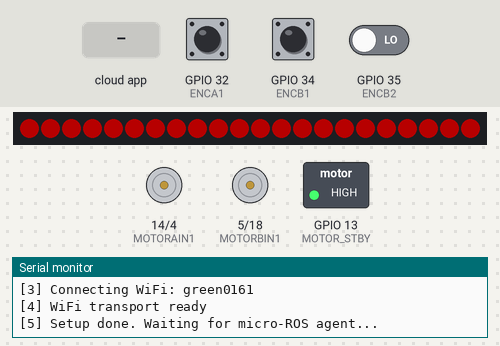
This program was run on a simulated ESP32. On the bench: 22 RGB LEDs in strip order, left to right, motor-driver pin pairs drawn as motors (green arrow = first pin HIGH = forward, orange = second pin HIGH = backward, longer = more drive, scaled by the enable pin, stopped while the standby pin is LOW), switched loads named in the program (green lamp = pin HIGH), the last lines printed to the serial monitor. The inputs (shaded band) are chosen by the test bench; at power-on: GPIO 34 (ENCB1) HIGH, GPIO 32 (ENCA1) HIGH, GPIO 35 (ENCB2) LOW. Dim RGB values are drawn brighter than linear; the ROS host is connected and sends only what is stated.

Above: at 1.4 s.
1.5 s: the phone or cloud app sets linear.x to -100
At 2.9 s:
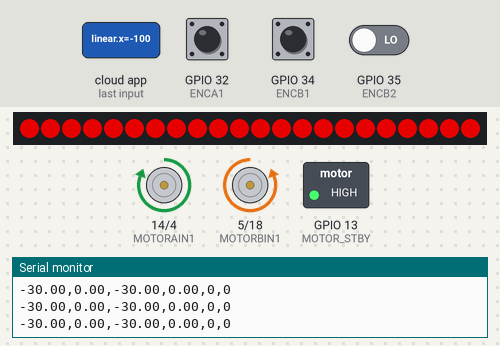
3.5 s: the phone or cloud app sets linear.x to 0
At 4.7 s:
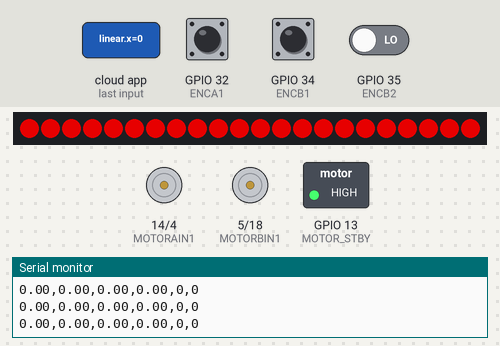
5.0 s: the phone or cloud app sets angular.z to -100
At 5.8 s:
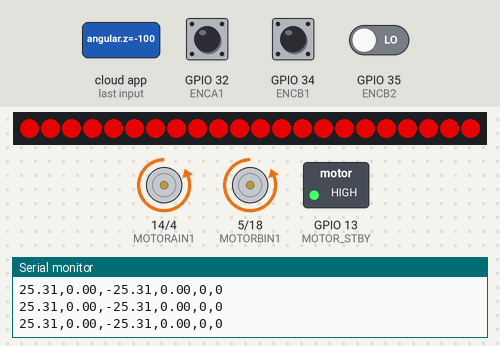
6.5 s: the phone or cloud app sets angular.z to 100
At 6.8 s:
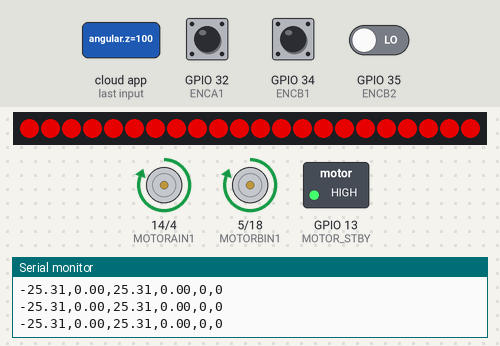
8.0 s: the phone or cloud app sets linear.x to 100
At 9.1 s:
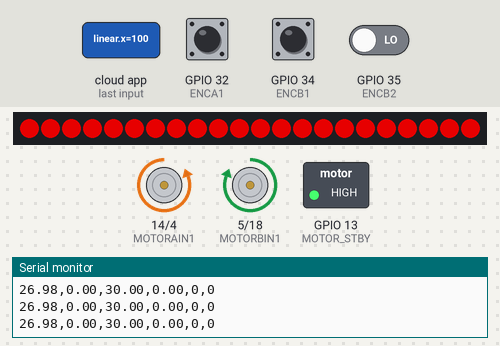
9.5 s: GPIO 34 (ENCB1) pulsed LOW 2 times (0.12 s each, 0.3 s apart)
Timing chart, 0 to 14.1 s (numbered marks = the images above; inputs shaded):
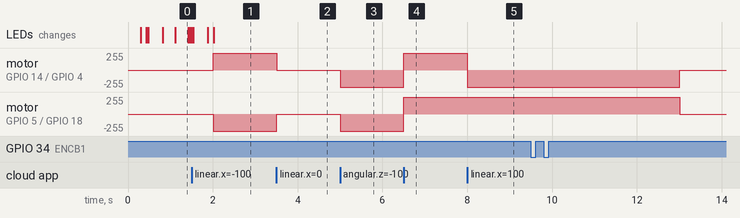

Measured:
- after the input at 1.5 s, motor on GPIO 14 (MOTORAIN1) / GPIO 4 (MOTORAIN2): stopped → forward 255/255 after 0.51 s; motor on GPIO 5 (MOTORBIN1) / GPIO 18 (MOTORBIN2): stopped → backward 255/255 after 0.51 s
- after the input at 3.5 s, motor on GPIO 14 (MOTORAIN1) / GPIO 4 (MOTORAIN2): forward 255/255 → stopped at once; motor on GPIO 5 (MOTORBIN1) / GPIO 18 (MOTORBIN2): backward 255/255 → stopped at once
- after the input at 5.0 s, motor on GPIO 14 (MOTORAIN1) / GPIO 4 (MOTORAIN2), motor on GPIO 5 (MOTORBIN1) / GPIO 18 (MOTORBIN2): stopped → backward 255/255 at once
- after the input at 6.5 s, motor on GPIO 14 (MOTORAIN1) / GPIO 4 (MOTORAIN2), motor on GPIO 5 (MOTORBIN1) / GPIO 18 (MOTORBIN2): backward 255/255 → forward 255/255 at once
- after the input at 8.0 s, motor on GPIO 14 (MOTORAIN1) / GPIO 4 (MOTORAIN2): forward 255/255 → backward 255/255 at once

The program:

main.cpp
```cpp
#include <Arduino.h>
#include <WiFi.h>
#include <micro_ros_platformio.h>
#include <FastLED.h>
#include "config.h"
#include <rcl/rcl.h>
#include <rclc/rclc.h>
#include <rclc/executor.h>
#include <geometry_msgs/msg/twist.h>
#include <std_msgs/msg/float32_multi_array.h>

#define ENCB1 34
#define ENCB2 35
#define ENCA1 32
#define ENCA2 33
#define MOTORBIN1 5
#define MOTORBIN2 18
#define MOTORAIN1 14
#define MOTORAIN2 4
#define MOTORBPWM 19
#define MOTORAPWM 23
#define MOTOR_STBY 13

// LED config
#define LED_PIN        16
#define NUM_LEDS       22
#define LED_TYPE       WS2812B
#define COLOR_ORDER    GRB
#define LED_BRIGHTNESS 180   // 0-255, caps peak current draw (~65 mA at 180 for 22 LEDs)

// Mechanical config — values come from include/config.h
int isMotorAReversed        = MOTOR_A_DIR;
int isMotorBReversed        = MOTOR_B_DIR;
int isMotorAEncoderReversed = ENC_A_DIR;
int isMotorBEncoderReversed = ENC_B_DIR;
float PPR           = CFG_PPR;
float GearRatio     = CFG_GEAR_RATIO;
float MaxRPM        = CFG_MAX_RPM;
float WheelBase     = CFG_WHEEL_BASE;
float WheelDiameter = CFG_WHEEL_DIAMETER;

// Motor Control variables
unsigned long prevTime = 0;
int prevPosA = 0;
int prevPosB = 0;
volatile int posA = 0;
volatile int posB = 0;

float vaFilt = 0;
float vaPrev = 0;
float vbFilt = 0;
float vbPrev = 0;

//Robot Control Variables
float targetRPMA = 0;
float targetRPMB = 0;

// PID values — from config.h
float pa = CFG_PA;
float ia = CFG_IA;
float da = CFG_DA;
float pb = CFG_PB;
float ib = CFG_IB;
float db = CFG_DB;

float eintegralA = 0;
float eintegralB = 0;
float eprevA = 0;
float eprevB = 0;

// Microros variables
rcl_allocator_t allocator;
rclc_support_t support;
rcl_node_t node;
rclc_executor_t executor;
rcl_subscription_t subscriber;
geometry_msgs__msg__Twist msg;

// Real wheel-velocity feedback (RPM, output-shaft speed after gear ratio)
rcl_publisher_t wheel_vel_publisher;
std_msgs__msg__Float32MultiArray wheel_vel_msg;
static float wheel_vel_data[2];   // [0] = wheel A (left), [1] = wheel B (right)

// State machine for micro-ROS connection
enum AgentState { WAITING_FOR_AGENT, AGENT_CONNECTED };
AgentState agentState = WAITING_FOR_AGENT;

unsigned long lastPingTime = 0;
bool agentConnected = false;            // confirmed only after first successful ping
uint8_t consecutivePingFailures = 0;   // hysteresis: disconnect only after 3 consecutive failures

// LED state
CRGB leds[NUM_LEDS];
CRGB robotColor = CRGB(LED_R, LED_G, LED_B);  // identity color from config.h
unsigned long lastLedUpdate = 0;
const unsigned long LED_UPDATE_US = 20000;      // 50 Hz refresh

// Timeout
unsigned long lastCmdTime = 0;
bool cmdActive = false;
const unsigned long CMD_TIMEOUT_US = 5000000;

// ── PID 离线调参模式 ──────────────────────────────────────────────
// 定义此宏后：跳过 WiFi / micro-ROS，直接跑 PID + 正弦目标转速
// 调参完毕后注释掉即可恢复正常联网模式
//#define PID_TEST

// Set this robot's unique identity color (call once in setup or from serial).
// e.g. robot1=red(255,0,0)  robot2=green(0,255,0)  robot3=blue(0,0,255)
void setRobotColor(uint8_t r, uint8_t g, uint8_t b) {
    robotColor = CRGB(r, g, b);
}

// Call every loop iteration; handles both breathing and solid modes.
// Breathing: slow sine-wave on brightness when agent is disconnected.
// Solid:     full identity color when agent is connected.
void updateLEDs(bool connected) {
    if (connected) {
        fill_solid(leds, NUM_LEDS, robotColor);
    } else {
        // 2-second breathing cycle, minimum 5% brightness so color is always visible
        float t = micros() / 1000000.0f;
        float brightness = (sinf(2.0f * PI * t / 2.0f) + 1.0f) / 2.0f; // 0..1
        brightness = 0.05f + brightness * 0.95f;
        CRGB dimmed(
            (uint8_t)(robotColor.r * brightness),
            (uint8_t)(robotColor.g * brightness),
            (uint8_t)(robotColor.b * brightness)
        );
        fill_solid(leds, NUM_LEDS, dimmed);
    }
    FastLED.show();
}

void setMotor(int dir, int pwmval, int pwm, int in1, int in2) {
    if (dir == 1) {
        digitalWrite(in1, HIGH);
        digitalWrite(in2, LOW);
    } else if (dir == -1) {
        digitalWrite(in1, LOW);
        digitalWrite(in2, HIGH);
    } else {
        digitalWrite(in1, LOW);
        digitalWrite(in2, LOW);
    }
    analogWrite(pwm, pwmval);
}

void readEncoderA() {
    int a = digitalRead(ENCA2);
    if (a == HIGH) {
        posA += 1 * isMotorAEncoderReversed;
    } else {
        posA -= 1 * isMotorAEncoderReversed;
    }
}

void readEncoderB() {
    int b = digitalRead(ENCB2);
    if (b == HIGH) {
        posB += 1 * isMotorBEncoderReversed;
    } else {
        posB -= 1 * isMotorBEncoderReversed;
    }
}

void drive(float v, float omega) {
    float vL = v - omega * WheelBase / 2;
    float vR = v + omega * WheelBase / 2;

    float maxWheel = max(fabs(vL), fabs(vR));
    float maxWheelSpeed = MaxRPM / 60.0 * PI * WheelDiameter;

    if (maxWheel > maxWheelSpeed) {
        float scale = maxWheelSpeed / maxWheel;
        vL *= scale;
        vR *= scale;
    }

    float rpmL = vL / (PI * WheelDiameter) * 60.0;
    float rpmR = vR / (PI * WheelDiameter) * 60.0;

    targetRPMA = rpmL;
    targetRPMB = rpmR;
}

// Clears accumulated integral error. Called whenever the setpoint changes
// (new command, or a forced stop) so a stale windup from an unreachable
// target can't keep driving the motors after the setpoint has moved on.
void resetIntegrators() {
    eintegralA = 0;
    eintegralB = 0;
}

void callback_robot_control(const void* msgin) {
    const geometry_msgs__msg__Twist* twist =
        (const geometry_msgs__msg__Twist*) msgin;
    drive(twist->linear.x, twist->angular.z);
    resetIntegrators();
    lastCmdTime = micros();
    cmdActive = true;
}


// Initialize micro-ROS entities (called once agent is found)
bool initMicroROS() {
    allocator = rcl_get_default_allocator();
    if (RCL_RET_OK != rclc_support_init(&support, 0, NULL, &allocator)) return false;
    if (RCL_RET_OK != rclc_node_init_default(&node, ROBOT_NAME, "", &support)) return false;
    if (RCL_RET_OK != rclc_subscription_init_default(&subscriber, &node,
        ROSIDL_GET_MSG_TYPE_SUPPORT(geometry_msgs, msg, Twist),
        "/" ROBOT_NAME "/cmd_vel")) return false;
    if (RCL_RET_OK != rclc_publisher_init_default(&wheel_vel_publisher, &node,
        ROSIDL_GET_MSG_TYPE_SUPPORT(std_msgs, msg, Float32MultiArray),
        "/" ROBOT_NAME "/wheel_vel")) return false;
    wheel_vel_msg.data.data     = wheel_vel_data;
    wheel_vel_msg.data.size     = 2;
    wheel_vel_msg.data.capacity = 2;
    if (RCL_RET_OK != rclc_executor_init(&executor, &support.context, 1, &allocator)) return false;
    if (RCL_RET_OK != rclc_executor_add_subscription(&executor, &subscriber, &msg,
        &callback_robot_control, ON_NEW_DATA)) return false;
    return true;
}

// Destroy micro-ROS entities (called when agent disconnects)
void destroyMicroROS() {
    rcl_subscription_fini(&subscriber, &node);
    rcl_publisher_fini(&wheel_vel_publisher, &node);
    rcl_node_fini(&node);
    rclc_support_fini(&support);
    rclc_executor_fini(&executor);
}

void setup() {
    // ── 1. Serial（最先，方便调试）────────────────────────────────
    Serial.begin(115200);
    delay(200);  // 等串口稳定
    Serial.println("[1] Boot start");

    // ── 2. LED（在 WiFi 之前，给视觉反馈）────────────────────────
    FastLED.addLeds<LED_TYPE, LED_PIN, COLOR_ORDER>(leds, NUM_LEDS)
           .setCorrection(TypicalLEDStrip);
    FastLED.setBrightness(LED_BRIGHTNESS);
    fill_solid(leds, NUM_LEDS, CRGB::White);  // 白色自检
    FastLED.show();
    Serial.println("[2] FastLED OK");

    // ── 3. 电机 STBY 低（安全启动）───────────────────────────────
    pinMode(MOTOR_STBY, OUTPUT);
    digitalWrite(MOTOR_STBY, LOW);

    // ── 4. 编码器引脚 & 中断────────────────────────────────────
    pinMode(ENCB1, INPUT);
    pinMode(ENCB2, INPUT);
    pinMode(ENCA1, INPUT);
    pinMode(ENCA2, INPUT);
    attachInterrupt(digitalPinToInterrupt(ENCB1), readEncoderB, RISING);
    attachInterrupt(digitalPinToInterrupt(ENCA1), readEncoderA, RISING);

    // ── 5. 电机引脚────────────────────────────────────────────
    pinMode(MOTORBIN1, OUTPUT); pinMode(MOTORBIN2, OUTPUT); pinMode(MOTORBPWM, OUTPUT);
    pinMode(MOTORAIN1, OUTPUT); pinMode(MOTORAIN2, OUTPUT); pinMode(MOTORAPWM, OUTPUT);
    digitalWrite(MOTORBIN1, LOW); digitalWrite(MOTORBIN2, LOW); digitalWrite(MOTORBPWM, LOW);
    digitalWrite(MOTORAIN1, LOW); digitalWrite(MOTORAIN2, LOW); digitalWrite(MOTORAPWM, LOW);

    // ── 6. WiFi + micro-ROS transport（可能耗时，前面已有反馈）──
#ifndef PID_TEST
    Serial.print("[3] Connecting WiFi: ");
    Serial.println(WIFI_SSID);
    fill_solid(leds, NUM_LEDS, CRGB::Yellow);  // 黄色 = 正在连接 WiFi
    FastLED.show();

    IPAddress agent_ip;
    agent_ip.fromString(AGENT_IP);
    set_microros_wifi_transports(WIFI_SSID, WIFI_PASS, agent_ip, AGENT_PORT);

    Serial.println("[4] WiFi transport ready");

    // ── 7. 电机 STBY 拉高（WiFi 连上才开启）──────────────────────
    digitalWrite(MOTOR_STBY, HIGH);

    // 熄灭自检白灯，进入呼吸等待模式
    fill_solid(leds, NUM_LEDS, CRGB::Black);
    FastLED.show();

    Serial.println("[5] Setup done. Waiting for micro-ROS agent...");
#else
    // PID_TEST 模式：跳过 WiFi，直接使能电机
    digitalWrite(MOTOR_STBY, HIGH);
    fill_solid(leds, NUM_LEDS, CRGB::Blue);  // 蓝色 = PID 测试模式
    FastLED.show();
    Serial.println("[3] PID_TEST mode — WiFi skipped, motors enabled");
#endif
}

void loop() {
    unsigned long currentTime = micros();

    // ── PID 测试模式：设置正弦目标，跳过状态机 ────────────────────
#ifdef PID_TEST
    {
        // ±30 RPM 正弦波，周期 2π 秒（约 6.28 s）
        float targetRPM = 20.0f * sinf(currentTime / 1000000.0f);
        targetRPMA = targetRPM;
        targetRPMB = targetRPM;
    }
#else
    // ── State machine: WAITING_FOR_AGENT ↔ AGENT_CONNECTED ──────
    if (agentState == WAITING_FOR_AGENT) {
        // LED breathing first — before the blocking ping call
        if (currentTime - lastLedUpdate >= LED_UPDATE_US) {
            updateLEDs(false);
            lastLedUpdate = currentTime;
        }

        // Try to find the agent every 2 s (ping timeout 50 ms to minimise blocking)
        if (currentTime - lastPingTime > 2000000) {
            Serial.println("Pinging agent...");
            if (RMW_RET_OK == rmw_uros_ping_agent(50, 1)) {
                if (initMicroROS()) {
                    agentState     = AGENT_CONNECTED;
                    agentConnected = true;
                    Serial.println("Agent connected — micro-ROS ready");
                }
            }
            lastPingTime = currentTime;
        }

        drive(0, 0);
        resetIntegrators();
        return;
    }

    // agentState == AGENT_CONNECTED
    // Ping every 500 ms; tear down only after 3 consecutive failures (tolerates WiFi jitter).
    // rmw_uros_ping_agent(200, 3): 200 ms timeout per attempt × 3 attempts = up to 600 ms/cycle.
    if (currentTime - lastPingTime > 500000) {
        bool pingOk = (RMW_RET_OK == rmw_uros_ping_agent(200, 3));
        if (pingOk) {
            consecutivePingFailures = 0;
            agentConnected = true;
        } else {
            consecutivePingFailures++;
            Serial.print("Ping failed (");
            Serial.print(consecutivePingFailures);
            Serial.println("/3)");
            if (consecutivePingFailures >= 3) {
                Serial.println("Agent lost — resetting micro-ROS");
                agentConnected = false;
                consecutivePingFailures = 0;
                destroyMicroROS();
                agentState = WAITING_FOR_AGENT;
                drive(0, 0);
                resetIntegrators();
                lastPingTime = currentTime;
                return;
            }
        }
        lastPingTime = currentTime;
    }

    // LED: solid when connected (50Hz update)
    if (currentTime - lastLedUpdate >= LED_UPDATE_US) {
        updateLEDs(true);
        lastLedUpdate = currentTime;
    }

    rclc_executor_spin_some(&executor, RCL_MS_TO_NS(10));

    if (cmdActive && (micros() - lastCmdTime > CMD_TIMEOUT_US)) {
        drive(0, 0);
        resetIntegrators();
        cmdActive = false;
    }
#endif  // !PID_TEST

    if (currentTime - prevTime < 10000) return;

    // Read encoder values and calculate velocities
    int snapA, snapB;
    noInterrupts();
    snapA = posA;
    snapB = posB;
    interrupts();

    float deltaTime = (currentTime - prevTime) / 1000000.0; // Convert to seconds
    float velocityA = (snapA - prevPosA) / deltaTime / PPR * GearRatio * 60.0; // Speed in revolutions per second
    float velocityB = (snapB - prevPosB) / deltaTime / PPR * GearRatio * 60.0;

    prevPosA = snapA;
    prevPosB = snapB;
    prevTime = currentTime;

    // Low-pass filter, 25Hz cutoff
    vaFilt = 0.854*vaFilt + 0.0728*velocityA + 0.0728*vaPrev;
    vaPrev = velocityA;
    vbFilt = 0.854*vbFilt + 0.0728*velocityB + 0.0728*vbPrev;
    vbPrev = velocityB;

    // PID
    float integralLimit = 255.0 / ia;
    float ea = targetRPMA - vaFilt;
    eintegralA = eintegralA + ea * deltaTime;
    eintegralA = constrain(eintegralA, -integralLimit, integralLimit);
    float ederivativeA = (ea - eprevA) / deltaTime;
    eprevA = ea;
    float eb = targetRPMB - vbFilt;
    eintegralB = eintegralB + eb * deltaTime;
    eintegralB = constrain(eintegralB, -integralLimit, integralLimit);
    float ederivativeB = (eb - eprevB) / deltaTime;
    eprevB = eb;

    float ua = pa * ea + ia * eintegralA + da * ederivativeA;
    float ub = pb * eb + ib * eintegralB + db * ederivativeB;

    int dirA = 1;
    if (ua < 0) {
        dirA = -1;
    }
    int pwrA = (int) fabs(ua);
    if (pwrA > 255) {
        pwrA = 255;
    }
    int dirB = 1;
    if (ub < 0) {
        dirB = -1;
    }
    int pwrB = (int) fabs(ub);
    if (pwrB > 255) {
        pwrB = 255;
    }
    setMotor(dirA * isMotorAReversed, pwrA, MOTORAPWM, MOTORAIN1, MOTORAIN2);
    setMotor(dirB * isMotorBReversed, pwrB, MOTORBPWM, MOTORBIN1, MOTORBIN2);

#ifndef PID_TEST
    if (agentState == AGENT_CONNECTED) {
        wheel_vel_data[0] = vaFilt;
        wheel_vel_data[1] = vbFilt;
        rcl_publish(&wheel_vel_publisher, &wheel_vel_msg, NULL);
    }
#endif

    Serial.print(targetRPMA);
    Serial.print(",");
    Serial.print(vaFilt);
    Serial.print(",");
    Serial.print(targetRPMB);
    Serial.print(",");
    Serial.print(vbFilt);
    Serial.print(",");
    Serial.print(snapA);   // raw encoder A count — should change when motor A spins
    Serial.print(",");
    Serial.print(snapB);   // raw encoder B count — should change when motor B spins
    Serial.println();
}
```

config.h
```cpp
#pragma once
// =============================================================
//  Per-robot configuration — selected at compile time via
//  -D ROBOT_ID=N in platformio.ini.
//
//  To add a new robot: copy an existing block, bump the ID,
//  and adjust the values. Nothing else needs to change.
// =============================================================

// IDE fallback: IntelliSense doesn't receive -D from build flags.
// This default is only active in the editor, never during real compilation.
#ifndef ROBOT_ID
#  define ROBOT_ID 1
#endif

// ── Robot 1 ──────────────────────────────────────────────────
#if ROBOT_ID == 1

#define ROBOT_NAME          "robot1"
#define WIFI_SSID           "green0161"
#define WIFI_PASS           "kantaroslab0161**"
#define AGENT_IP            "192.168.0.128"
#define AGENT_PORT          8888

// LED identity color (R, G, B)
#define LED_R  255
#define LED_G    0
#define LED_B    0   // red

// Motor & encoder polarity  (1 = normal, -1 = reversed)
// MOTOR_X_DIR : flips the PWM drive direction sent to H-bridge
// ENC_X_DIR   : flips how encoder pulses are counted
// Rule: when PID outputs positive → motor must spin → snapX must INCREASE
//       if snapX decreases instead → flip MOTOR_X_DIR (or ENC_X_DIR, not both)
#define MOTOR_A_DIR         -1   // was 1 → positive feedback runaway, flipped
#define MOTOR_B_DIR          1
#define ENC_A_DIR            1
#define ENC_B_DIR           -1

// Mechanical parameters
#define CFG_PPR              7.0f
#define CFG_GEAR_RATIO       (1.0f / 380.0f)
#define CFG_MAX_RPM          30.0f
#define CFG_WHEEL_BASE       0.106f   // metres, centre-to-centre
#define CFG_WHEEL_DIAMETER   0.040f   // metres

// PID gains  (A = left motor, B = right motor)
// Tuning guide:
//   P ≈ PWM_max / MaxRPM = 255/33 ≈ 7.7  →  start around 6
//   I: add slowly; at I=2 full integral = 2*(255/2)=255 at saturation
//   D: add last to reduce overshoot
#define CFG_PA   35.0f
#define CFG_IA   15.0f
#define CFG_DA   0.0f
#define CFG_PB   35.0f
#define CFG_IB   15.0f
#define CFG_DB   0.0f

// ── Robot 2 ──────────────────────────────────────────────────
#elif ROBOT_ID == 2

#define ROBOT_NAME          "robot2"
#define WIFI_SSID           "green0161"
#define WIFI_PASS           "kantaroslab0161**"
#define AGENT_IP            "192.168.0.128"
#define AGENT_PORT          8888

#define LED_R  255
#define LED_G   69
#define LED_B    0   // orange

#define MOTOR_A_DIR         -1
#define MOTOR_B_DIR          1
#define ENC_A_DIR            1
#define ENC_B_DIR           -1

#define CFG_PPR              7.0f
#define CFG_GEAR_RATIO       (1.0f / 380.0f)
#define CFG_MAX_RPM          33.0f
#define CFG_WHEEL_BASE       0.106f
#define CFG_WHEEL_DIAMETER   0.040f

#define CFG_PA   35.0f
#define CFG_IA   15.0f
#define CFG_DA   0.0f
#define CFG_PB   35.0f
#define CFG_IB   15.0f
#define CFG_DB   0.0f

// ── Robot 3 ──────────────────────────────────────────────────
#elif ROBOT_ID == 3

#define ROBOT_NAME          "robot3"
#define WIFI_SSID           "green0161"
#define WIFI_PASS           "kantaroslab0161**"
#define AGENT_IP            "192.168.0.128"
#define AGENT_PORT          8888

#define LED_R  255
#define LED_G  255
#define LED_B    0   // yellow

#define MOTOR_A_DIR         -1
#define MOTOR_B_DIR          1
#define ENC_A_DIR            1
#define ENC_B_DIR           -1

#define CFG_PPR              7.0f
#define CFG_GEAR_RATIO       (1.0f / 380.0f)
#define CFG_MAX_RPM          33.0f
#define CFG_WHEEL_BASE       0.106f
#define CFG_WHEEL_DIAMETER   0.040f

#define CFG_PA   35.0f
#define CFG_IA   15.0f
#define CFG_DA   0.0f
#define CFG_PB   35.0f
#define CFG_IB   15.0f
#define CFG_DB   0.0f

// ── 继续按需添加 robot4, robot5 … ─────────────────────────────

#else
#  error "ROBOT_ID is not defined. Add  build_flags = -D ROBOT_ID=N  to platformio.ini."
#endif
```
